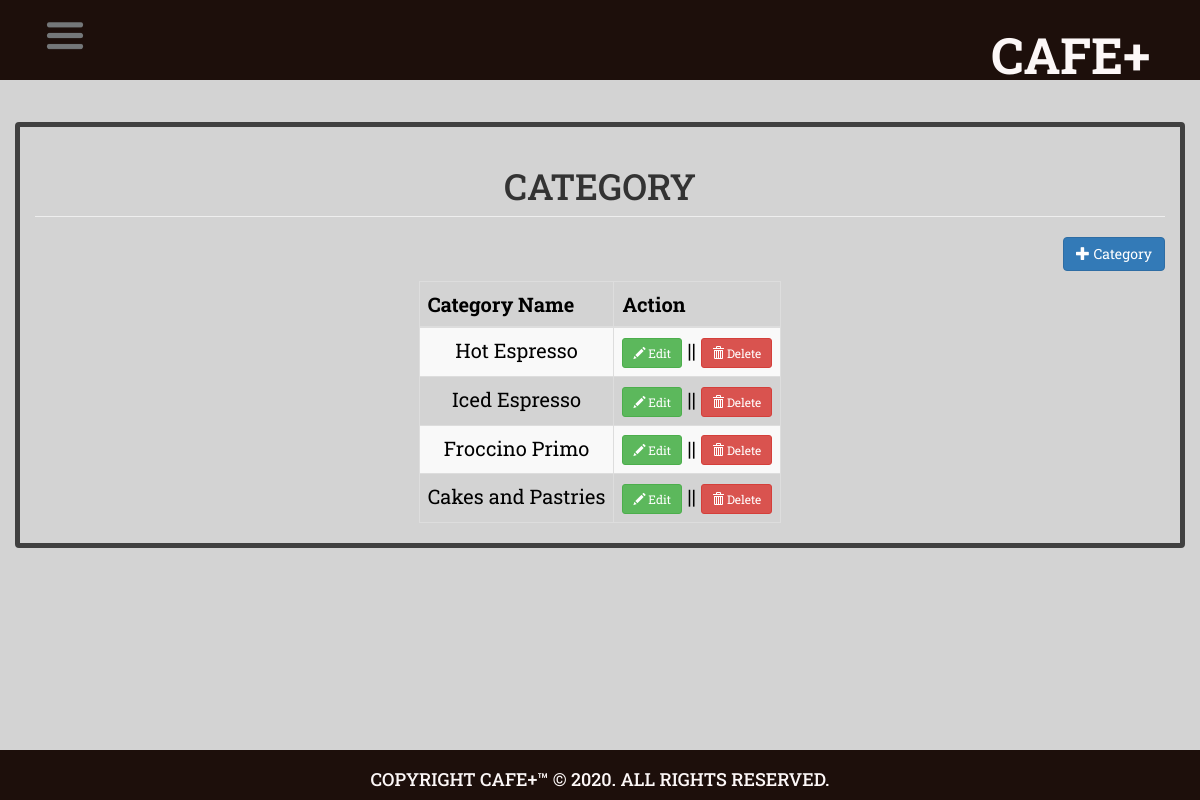
The app's page /category.php with its own data.
### tables this page shows
CREATE TABLE `category` (
  `categoryid` int(11) NOT NULL,
  `catname` varchar(30) NOT NULL
);

### category.php (the view, shortened to what this page needs)
<?php include('header.php'); ?>
<body>
<?php include('navbar.php'); ?>
<div class="container">
	<h1 class="page-header text-center">CATEGORY</h1>
	<div class="row">
		<div class="col-md-12">
			<a href="#addcategory" data-toggle="modal" class="pull-right btn btn-primary"><span class="glyphicon glyphicon-plus"></span> Category</a>
		</div>
	</div>
	<div style="margin-top:10px;">
		<table class="table table-striped table-bordered">
			<thead>
				<th>Category Name</th>
				<th>Action</th>
			</thead>
			<tbody>
				<?php
					$sql="select * from category order by categoryid asc";
					$query=$conn->query($sql);
					while($row=$query->fetch_array()){
						?>
						<tr>
							<td><?php echo $row['catname']; ?></td>
							<td>
								<a href="#editcategory<?php echo $row['categoryid']; ?>" data-toggle="modal" class="btn btn-success btn-sm"><span class="glyphicon glyphicon-pencil"></span> Edit</a> || <a href="#deletecategory<?php echo $row['categoryid']; ?>" data-toggle="modal" class="btn btn-danger btn-sm"><span class="glyphicon glyphicon-trash"></span> Delete</a>
							</td>
						</tr>
						<?php
					}
				?>
			</tbody>
		</table>
	</div>
</div>
<div class="footer">
    <h4>COPYRIGHT CAFE+™ © 2020. ALL RIGHTS RESERVED. </h4>
  </div>
</body>
</html>

### css/index.css (style rules this page uses)
* { font-family: 'Roboto Slab', serif; margin: auto; padding: 0; box-sizing: border-box; }
body { background-color:#FFFFFF; }
.container { display: flex; flex-flow: column nowrap; align-content: flex-start; text-align: center; margin-top: 3em; width: 200%; height:200%; border:#404040 5px solid; border-radius: 4px; overflow: auto; margin-bottom: 3em; }
.footer { height: 50px; width: 100%; background-color: #1D0F0B; color: #FCF7F7; padding-top: 10px; text-align: center; bottom: 0; position: fixed; }

### header.php (style rules this page uses)
table { border-collapse: collapse; width: 90%; color: black; font-family: monospace;; font-size: 20px; text-align: center; }
body { background: #d3d3d3; }

### records on screen
category: catname "Hot Espresso"
category: catname "Iced Espresso"
category: catname "Froccino Primo"
category: catname "Cakes and Pastries"
